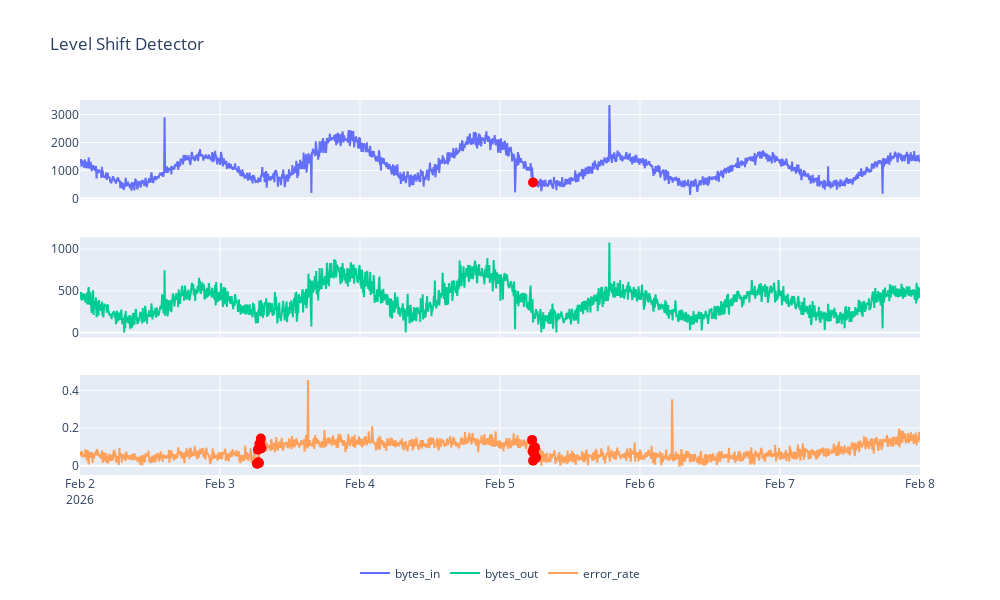

Here is the notebook cell this chart was saved with:
### Code cell
levelshift_ad = LevelShiftAD(window=10, c=4)
levelshift_anomalies = levelshift_ad.fit_detect(dfts).fillna(False)
plot_anomalies(dfts, levelshift_anomalies, title='Level Shift Detector')

### Figure 1 — Plotly figure (JSON) as saved in the notebook; plotly's stock layout.template omitted (floating-point values rounded to 4 significant figures; data arrays with more than 128 entries replaced by an {"elided": "..."} marker saying what was removed)
{"data": [{"name": "bytes_in", "type": "scatter", "x": {"elided": "1729 str values"}, "xaxis": "x", "y": {"elided": "1729 float values"}, "yaxis": "y"}, {"marker": {"color": "red", "size": 10}, "mode": "markers", "name": "Anomaly", "showlegend": false, "type": "scatter", "x": ["2026-02-05T05:40:00.000000000"], "xaxis": "x", "y": [577.4], "yaxis": "y"}, {"name": "bytes_out", "type": "scatter", "x": {"elided": "1729 str values"}, "xaxis": "x2", "y": {"elided": "1729 float values"}, "yaxis": "y2"}, {"marker": {"color": "red", "size": 10}, "mode": "markers", "name": "Anomaly", "showlegend": false, "type": "scatter", "x": [], "xaxis": "x2", "y": [], "yaxis": "y2"}, {"name": "error_rate", "type": "scatter", "x": {"elided": "1729 str values"}, "xaxis": "x3", "y": {"elided": "1729 float values"}, "yaxis": "y3"}, {"marker": {"color": "red", "size": 10}, "mode": "markers", "name": "Anomaly", "showlegend": false, "type": "scatter", "x": ["2026-02-03T06:20:00.000000000", "2026-02-03T06:25:00.000000000", "2026-02-03T06:30:00.000000000", "2026-02-03T06:35:00.000000000", "2026-02-03T06:40:00.000000000", "2026-02-03T06:45:00.000000000", "2026-02-03T06:50:00.000000000", "2026-02-03T06:55:00.000000000", "2026-02-03T07:00:00.000000000", "2026-02-03T07:05:00.000000000", "2026-02-05T05:30:00.000000000", "2026-02-05T05:35:00.000000000", "2026-02-05T05:40:00.000000000", "2026-02-05T05:45:00.000000000", "2026-02-05T05:50:00.000000000", "2026-02-05T05:55:00.000000000", "2026-02-05T06:00:00.000000000", "2026-02-05T06:05:00.000000000", "2026-02-05T06:10:00.000000000"], "xaxis": "x3", "y": [0.01025, 0.01205, 0.08535, 0.01833, 0.0135, 0.1148, 0.1147, 0.1064, 0.1445, 0.09199, 0.1368, 0.07551, 0.02671, 0.09097, 0.06548, 0.08984, 0.09816, 0.03831, 0.04349], "yaxis": "y3"}], "layout": {"height": 600, "legend": {"orientation": "h", "x": 0.5, "xanchor": "center", "y": -0.3, "yanchor": "bottom"}, "title": {"text": "Level Shift Detector"}, "width": 1000, "xaxis": {"anchor": "y", "domain": [0, 1], "matches": "x3", "showticklabels": false}, "xaxis2": {"anchor": "y2", "domain": [0, 1], "matches": "x3", "showticklabels": false}, "xaxis3": {"anchor": "y3", "domain": [0, 1]}, "yaxis": {"anchor": "x", "domain": [0.7333, 1]}, "yaxis2": {"anchor": "x2", "domain": [0.3667, 0.6333]}, "yaxis3": {"anchor": "x3", "domain": [0, 0.2667]}}}
